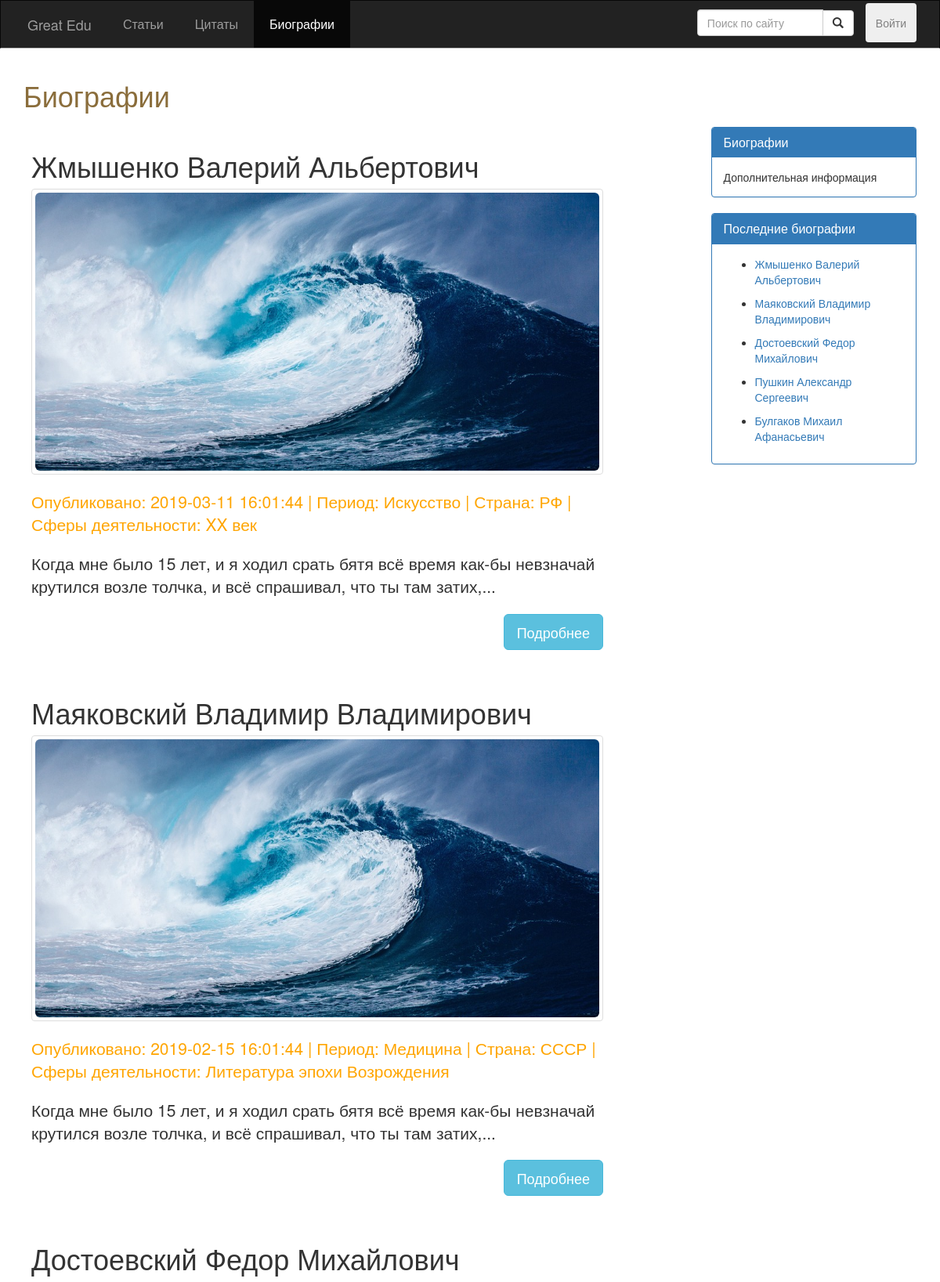
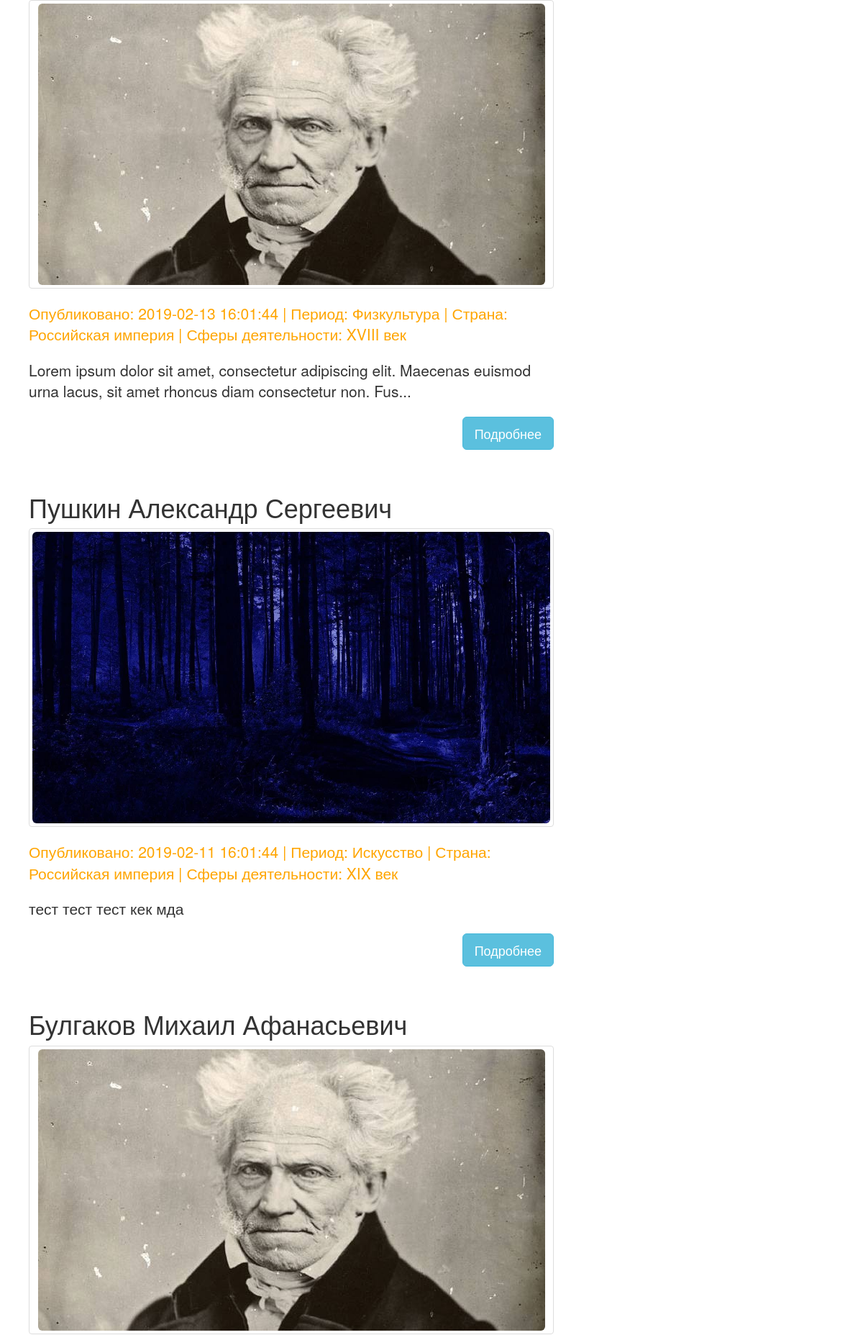
The app's page /src/public_routes/Bios.php (upper part) with its own data (2 pictures, top to bottom).
### src/Include/dbFunctions.php (called while the page is built, shortened)
<?php
require_once 'DatabaseLoad.php';
function doSQLQuery($query)
{
  global $con2;
  try {
    $exec = mysqli_query($con2, $query) or die(mysqli_error($con2));
    if ($exec) {
      return $exec;
    }
  } catch (Exception $e) {
    echo $e->getMessage();
  }
  return false;
}
function getPeriodNameById($id) {
  $query = "SELECT название FROM Периоды WHERE id = $id";
  $exec = doSQLQuery($query);
  if ($res = mysqli_fetch_assoc($exec)) {
    return $res['название'];
  }
  return null;
}
function getShpereNameById($id) {
  $query = "SELECT название FROM Сферы_деятельности WHERE id = $id";
  $exec = doSQLQuery($query);
  if ($res = mysqli_fetch_assoc($exec)) {
    return $res['название'];
  }
  return null;
}

### src/Include/commonFuncs.php (called while the page is built, shortened)
<?php
function LoadTextFromBioFile($file)
{
  $post_content = '';
  if (is_null($file)) {
    $post_content = 'error load';
  } else {
    $post_content = file_get_contents('Upload/bios/' . $file);
  }
  return $post_content;
}

### src/utils/bios_c.php (the view, shortened to what this page needs)
<?php
function fillBios() {
  global $con2;
  $query = "";
  if (isset($_GET['search'])) {
    if (empty($_GET['search'])) {
      Redirect_To('Blog.php');
    } else {
    }
  } else {
    $query = "SELECT * FROM Авторы ORDER BY дата_добавления DESC LIMIT 0,5	";
  }
  $exec = doSQLQuery($query) or die(mysqli_error($con2));
  if ($exec) {
    if (mysqli_num_rows($exec) > 0) {
      while ($post = mysqli_fetch_assoc($exec)) {
        $post_id = $post['id'];
        $post_date = $post['дата_добавления'];
        $post_title = "$post[фамилия] $post[имя] $post[отчество]";
        $post_state = $post['страна_принадлежности'];
        $post_sphere_id = $post['сферы_деятельности'];
        $post_sphere = getShpereNameById($post_sphere_id);
        $post_period_id = $post['период'];
        $post_period = getPeriodNameById($post_period_id);
        $biography = $post['биография'];
        $post_image = $biography . '.jpg';
        $post_file = $biography . '.txt';
        $text = LoadTextFromBioFile($post_file);
        $post_content = $text;
        if (mb_strlen($text) > 128) {
          $post_content = mb_substr($text, 0, 128, "utf-8") . '...';
        }
        ?>
        <div class="post">
          <div class="post-title">
            <h1><?php echo htmlentities($post_title); ?></h1>
          </div>
          <div class="thumbnail">
            <img class="img-responsive img-rounded" src="../Upload/bios/<?php echo $post_image . '?m='; ?>">
          </div>
          <div class="post-info">
          <p class="lead">
              Опубликовано: <?php echo htmlentities($post_date); ?> | Период: <?php echo htmlentities($post_sphere); ?> |
              Страна: <?php echo $post_state; ?> | Сферы деятельности: <?php echo $post_period; ?>
            </p>
          </div>
          <div class="post-content">
            <p class="lead"><?php echo nl2br($post_content); ?></p>
          </div>
          <p>
            <a href="Bio.php?id=<?php echo $post_id; ?>">
              <button class="btn btn-info btn-lg" id="read_more_btn">Подробнее</button>
            </a>
            <div class="clearfix"></div>
          </p>
        </div>
      <?php
      }
    } else {
      echo "<span class='lead'>No result<span>";
    }
  }
}
    ?>
    <?php
function fillBiosReferences()
{
  $sql = "SELECT * FROM Авторы ORDER BY дата_добавления DESC LIMIT 5 ";
  $exec = doSQLQuery($sql);
  while ($recentPost = mysqli_fetch_assoc($exec)) {
    $postID = $recentPost['id'];
    $linkText = "$recentPost[фамилия] $recentPost[имя] $recentPost[отчество]";
    ?>
    <nav>
      <ul>
        <li><a href="/Bio.php?id=<?php echo $postID; ?>">
            <?php echo $linkText ?>
          </a></li>
      </ul>
    </nav>
  <?php
  }
}
?>

### src/public_routes/js-scripts/Assets/style.css (style rules this page uses)
body { background: #041627; overflow-x: hidden; }
.post-info { color: orange; }
.post { padding: 10px; margin-bottom: 10px; }
#read_more_btn { float: right; }

### records on screen
авторы: post_title "Жмышенко Валерий Альбертович", биография (picture), дата_добавления "2019-03-11 16:01:44", сферы_деятельности.название "Искусство", страна_принадлежности "РФ", период.название "XX век", биография "Когда мне было 15 лет, и я ходил срать бятя всё время как-бы невзначай крутился возле толчка, и всё спрашивал, что ты там затих,...", linkText "Жмышенко Валерий Альбертович"
авторы: post_title "Маяковский Владимир Владимирович", биография (picture), дата_добавления "2019-02-15 16:01:44", сферы_деятельности.название "Медицина", страна_принадлежности "СССР", период.название "Литература эпохи Возрождения", биография "Когда мне было 15 лет, и я ходил срать бятя всё время как-бы невзначай крутился возле толчка, и всё спрашивал, что ты там затих,...", linkText "Маяковский Владимир Владимирович"
авторы: post_title "Достоевский Федор Михайлович", биография (picture), дата_добавления "2019-02-13 16:01:44", сферы_деятельности.название "Физкультура", страна_принадлежности "Российская империя", период.название "XVIII век", биография "Lorem ipsum dolor sit amet, consectetur adipiscing elit. Maecenas euismod urna lacus, sit amet rhoncus diam consectetur non. Fus...", linkText "Достоевский Федор Михайлович"
авторы: post_title "Пушкин Александр Сергеевич", биография (picture), дата_добавления "2019-02-11 16:01:44", сферы_деятельности.название "Искусство", страна_принадлежности "Российская империя", период.название "XIX век", биография "тест тест тест кек мда", linkText "Пушкин Александр Сергеевич"
авторы: post_title "Булгаков Михаил Афанасьевич", биография (picture), linkText "Булгаков Михаил Афанасьевич"
